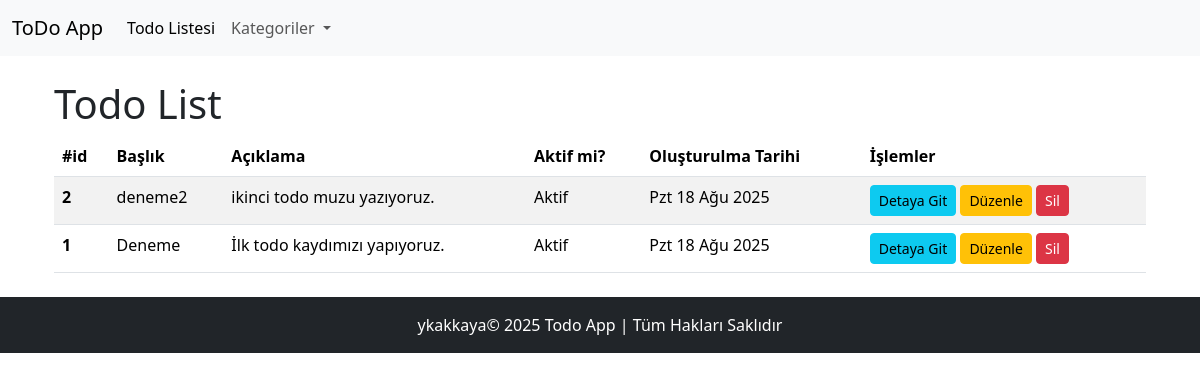
/, run on an earlier commit of the app's database.
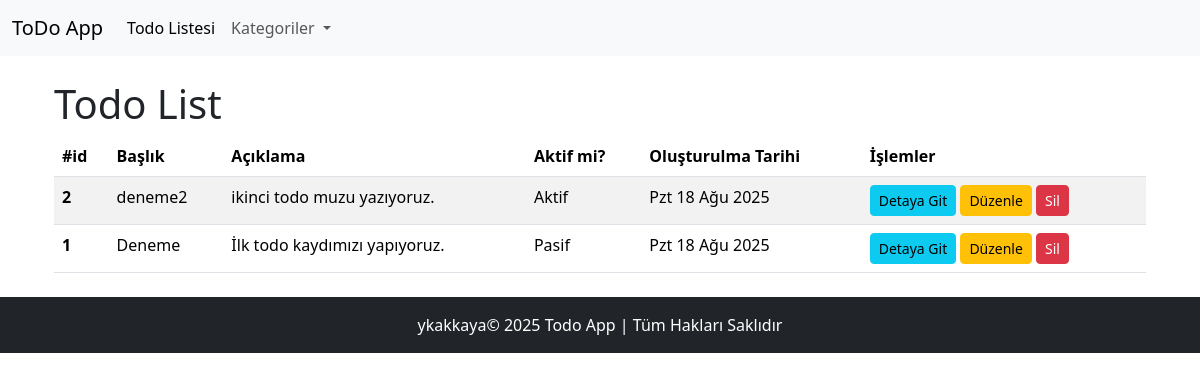
And on a later commit of the database.
### todo/models.py (models this page shows, shortened)
class Todo(models.Model):
    title = models.CharField(max_length=200,verbose_name='Başlık')
    description = models.TextField(blank=True,null=True, verbose_name='Açıklama')
    category= models.ForeignKey(Category, on_delete=models.CASCADE ,verbose_name='Kategori')
    is_active = models.BooleanField(default=True, verbose_name='Aktif mi?')
    completed = models.BooleanField(default=False, verbose_name='Tamamlandı')
    created_at = models.DateTimeField(auto_now_add=True, verbose_name='Oluşturulma Tarihi')
    updated_at = models.DateTimeField(auto_now=True, verbose_name='Güncellenme Tarihi')
    class Meta:
        ordering = ['-created_at']
        verbose_name = 'To-do'
        verbose_name_plural = 'To-do Listesi'

### todo/views.py (the view)
# urls.py: path('',todo_list, name='home'),
def todo_list(request):
    todos=Todo.objects.all()
    context={
        'todos': todos
    }
    return render(request, 'pages/todo_list.html', context)

### core/category_context_processor.py (called while the page is built)
def global_category(request):
    global_categories=Category.objects.filter(is_active=True).order_by('title')
    return {'global_categories': global_categories}

### templates/pages/todo_list.html
{% extends "layouts/master.html" %}
{% load static %}
{% block content %}
<div class="container">
<h1>Todo List</h1>
{% include "todo/components/todo_list_table.html" with todos=todos %}
</div>
{% endblock content %}

### todo/templates/todo/components/todo_list_table.html
<table class="table table-striped">
  <thead>
    <tr>
      <th scope="col">#id</th>
      <th scope="col">Başlık</th>
      <th scope="col">Açıklama</th>
      <th scope="col">Aktif mi?</th>
      <th scope="col">Oluşturulma Tarihi</th>
      <th scope="col">İşlemler</th>
    </tr>
  </thead>
  <tbody>
     {% for todo in todos %}
       <tr>
            <th scope="row">{{ todo.id }}</th>
            <td>{{ todo.title }}</td>
            <td>{{ todo.description }}</td>
            <td>{{ todo.is_active|yesno:"Aktif,Pasif" }}</td>
            <td>{{ todo.created_at|date:"D d M Y" }}</td>
            <td>
              <a href="{% url 'todo_detail' todo.id %}" class='btn btn-info btn-sm'>Detaya Git </a>
                <a href="#" class='btn btn-warning btn-sm' >Düzenle</a>
                <a href="#" class='btn btn-danger btn-sm'>Sil</a>
            </td>
        </tr>
    {% empty %}
        <tr>
            <td colspan="6" class="text-center">Todo Bulunamadı</td>
        </tr>
    {% endfor %}
  </tbody>
</table>

What changed in the data, as far as the page shows it:
changed Todo "Deneme": is_active "Aktif" → "Pasif"
